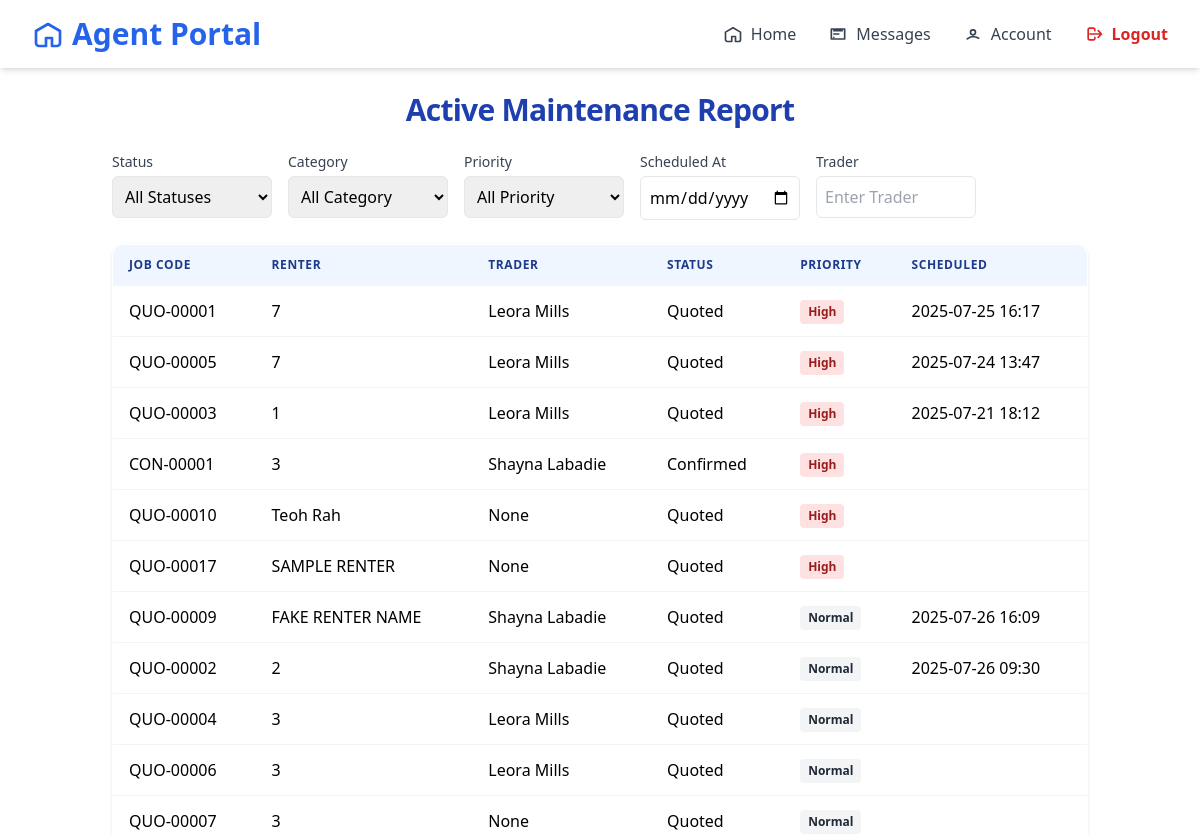
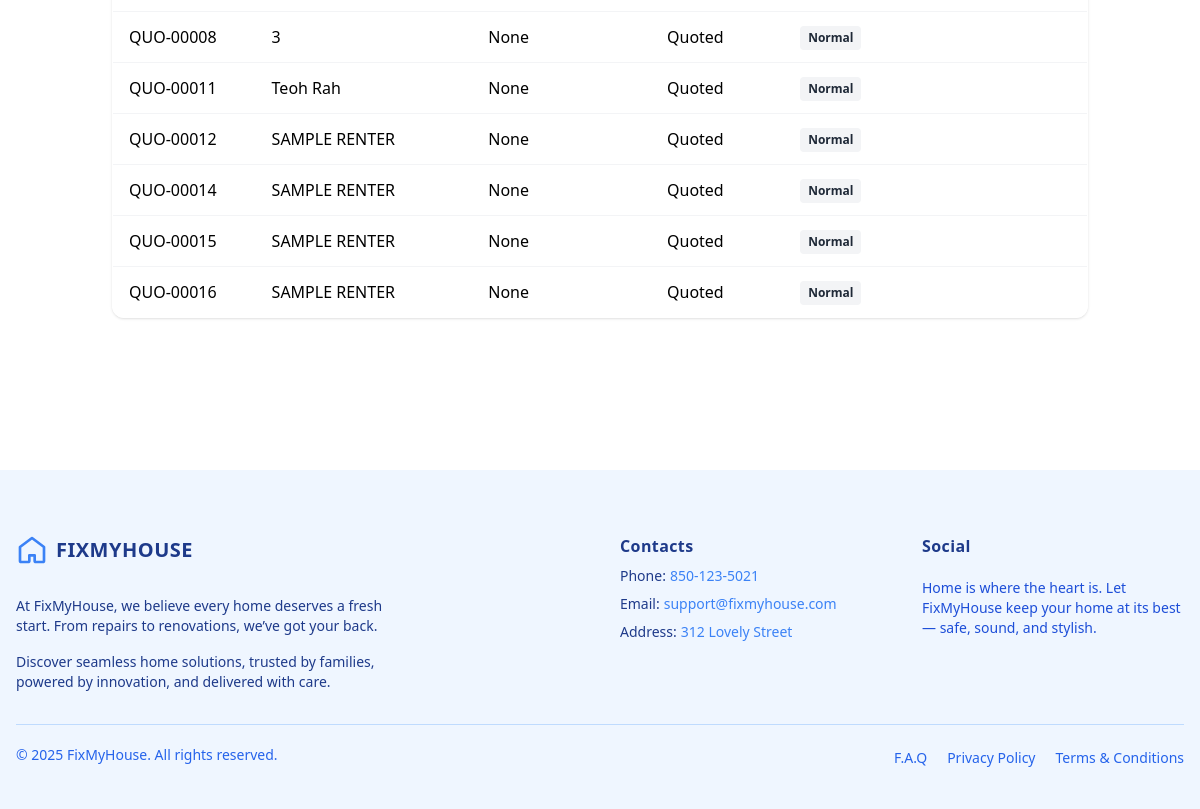
The page /agent/active-jobs/ (signed in) on the database as committed earlier (2 pictures, top to bottom).
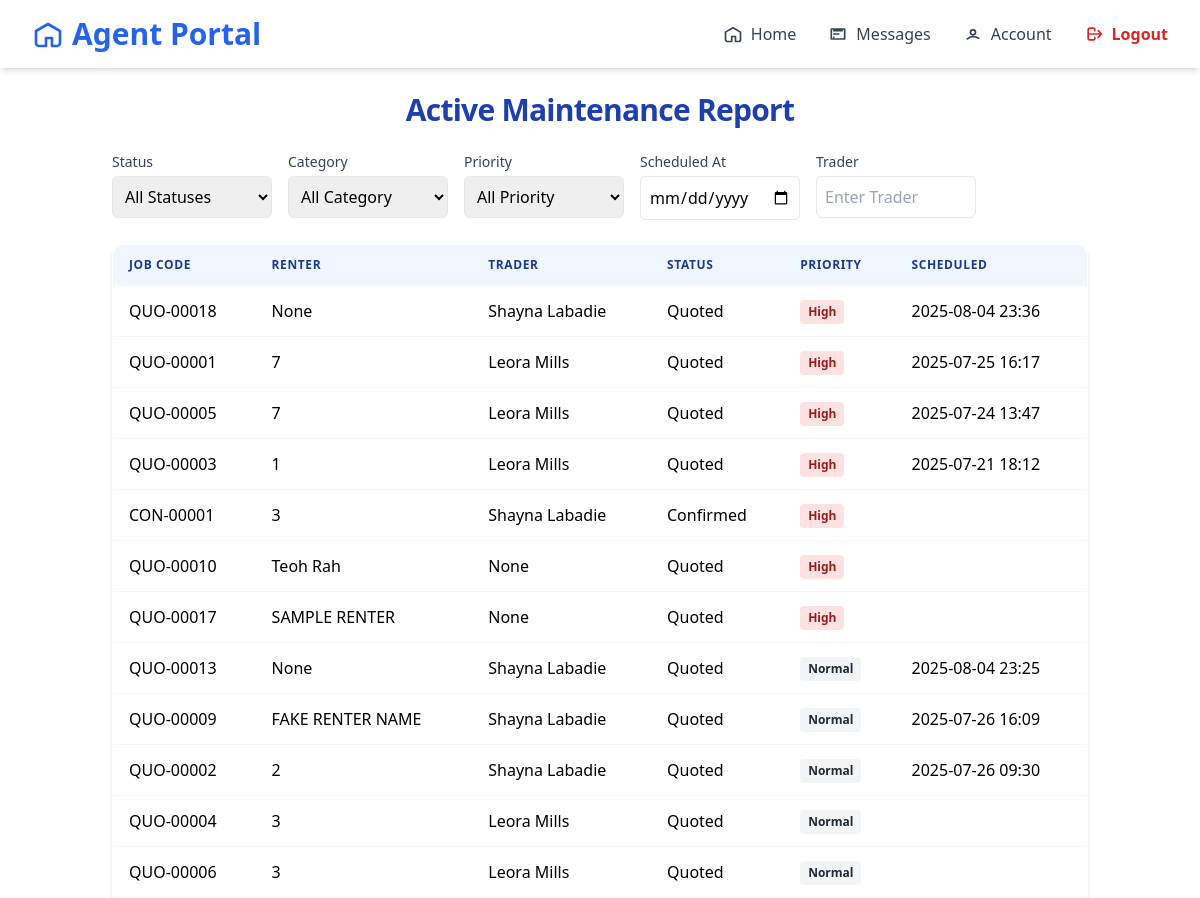
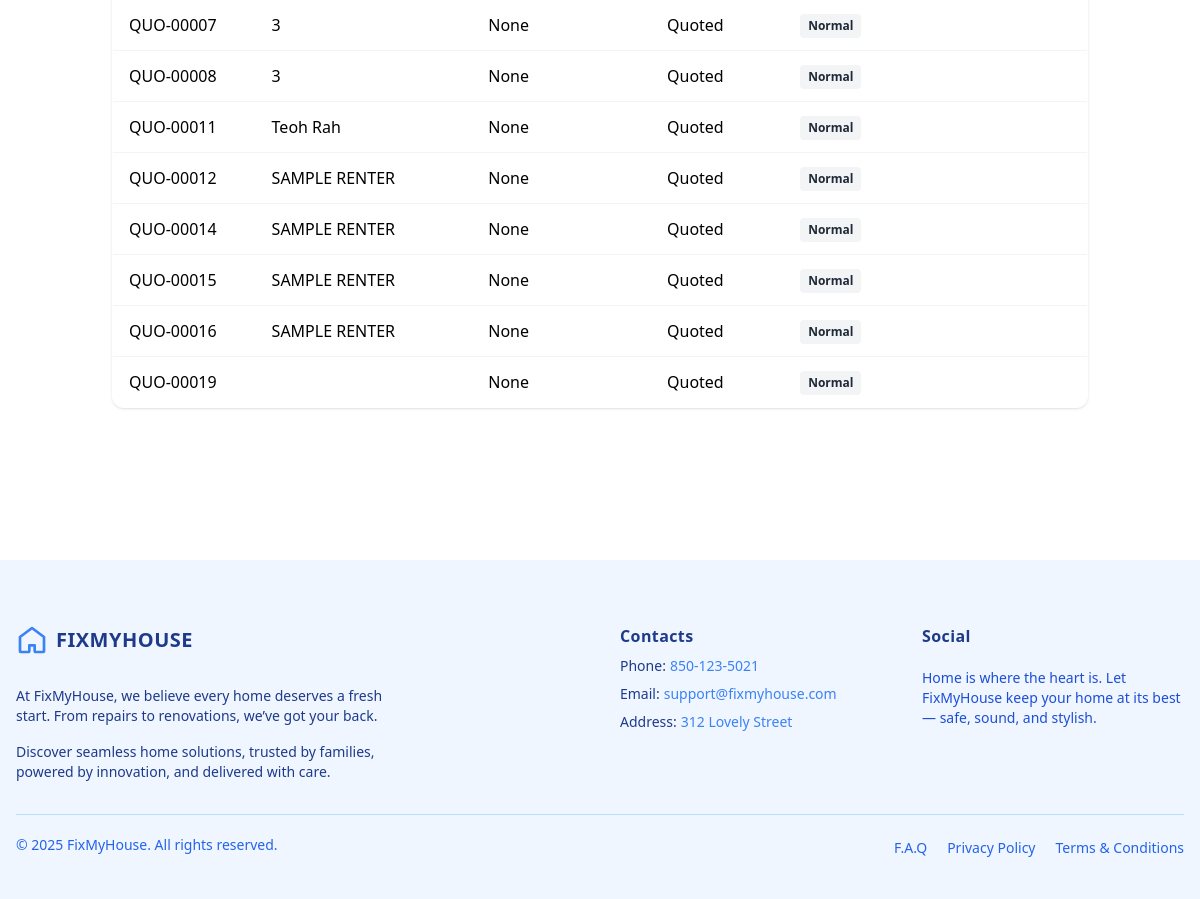
The same page on the database as committed later (2 pictures, top to bottom).
### trader/models/jobs.py (models this page shows, shortened)
class Jobs(models.Model):
    agent = models.ForeignKey(AgentRegister, on_delete=models.CASCADE, related_name='jobs_agent')
    trader = models.ForeignKey(TraderRegistration, on_delete=models.SET_NULL, null=True, blank=True, related_name='jobs_trader')
    property = models.ForeignKey(Property, on_delete=models.SET_NULL, null=True, blank=True, related_name='jobs_property')
    STATUS_CHOICES = [
        ('quoted', 'Quoted'),
        ('confirmed', 'Confirmed'),
        ('approved', 'Approved'),
        ('scheduled', 'Scheduled'),
    ]
    address = models.TextField(blank=True, null=True)
    category = models.ForeignKey(Services, on_delete=models.SET_NULL, null=True, blank=True, related_name='category_services')
    renter = models.CharField(max_length=100, null=True, blank=True)
    priority = models.BooleanField(default=False)  # True = High Priority
    job_code = models.CharField(max_length=20, unique=True)
    notes = models.TextField()
    status = models.CharField(max_length=20, choices=STATUS_CHOICES, default='quoted')
    quoted_at = models.DateTimeField(default=timezone.now)
    confirmed_at = models.DateTimeField(null=True, blank=True)
    approved_at = models.DateTimeField(null=True, blank=True)
    scheduled_at = models.DateTimeField(null=True, blank=True)
    is_active = models.BooleanField(null=True, blank=True, default=True)

### trader/models/registerTrader.py (models this page shows, shortened)
class TraderRegistration(models.Model):
    user = models.OneToOneField(User, on_delete=models.CASCADE, null=True, blank=True)
    name = models.CharField(max_length=255)
    email = models.EmailField()
    phone = models.CharField(max_length=50)
    password = models.CharField(max_length=255, null=True, blank=True)
    COMPANY_TYPE_CHOICES = [
        ('sole_trader', 'Sole Trader'),
        ('company', 'Company'),
    ]
    INDUSTRIES_CHOICES = [
        ('air_conditioning', 'Air Conditioning'),
        ('cleaning', 'Cleaning'),
        ('electrical', 'Electrical'),
        ('gardening', 'Gardening'),
        ('general_merchandise', 'General Merchandise'),
        ('glazing', 'Glazing'),
        ('pest_control', 'Pest Control'),
        ('plumbing-gas', 'Plumbing / Gas'),
        ('tree_cutting', 'Tree Cutting'),
        ('steel_works', 'Steel Works'),
    ]
    company_type = models.CharField(max_length=100, choices=COMPANY_TYPE_CHOICES, default='company')
    company_name = models.CharField(max_length=255, blank=True, null=True)
    company_address = models.CharField(max_length=255, blank=True, null=True)
    company_email = models.EmailField(blank=True, null=True)
    company_landline = models.CharField(max_length=50, blank=True, null=True)
    gst_registered = models.BooleanField(default=False)
    abn = models.CharField(max_length=20, blank=True, null=True)
    industry = models.CharField(max_length=100, choices=INDUSTRIES_CHOICES, blank=True, null=True)
    other_expertise = models.CharField(max_length=100, choices=INDUSTRIES_CHOICES, blank=True, null=True)
    state = models.CharField(max_length=100, blank=True)
    municipality = models.CharField(max_length=100, blank=True)
    city = models.CharField(max_length=100, blank=True)
    address_line_1 = models.CharField(max_length=255, blank=True, null=True)
    address_line_2 = models.CharField(max_length=255, blank=True, null=True)
    postal_code = models.CharField(max_length=20, blank=True)
    def __str__(self):
        return self.name

### agent/views.py (the view)
# urls.py: path('active-jobs/', views.ActiveJobsListView.as_view(), name='active_jobs_list'),
@method_decorator(login_required, name='dispatch')
class ActiveJobsListView(ListView):
    model = Jobs
    template_name = 'components/home/active_jobs_list.html'
    context_object_name = 'jobs'
    def get_queryset(self):
        queryset = super().get_queryset()
        queryset = queryset.filter(is_active=True)
        status = self.request.GET.get('status')
        category = self.request.GET.get('category')
        priority = self.request.GET.get('priority')
        trader = self.request.GET.get('trader')
        scheduled_at = self.request.GET.get('scheduled_at')
        if status:
            queryset = queryset.filter(status=status)
        if category:
            queryset = queryset.filter(category=category)
        if trader:
            queryset = queryset.filter(trader__name__icontains=trader)
        if scheduled_at:
            queryset = queryset.filter(scheduled_at=scheduled_at)
        if priority == 'true':
            queryset = queryset.filter(priority=True)
        elif priority == 'false':
            queryset = queryset.filter(priority=False)
        return queryset.order_by('-priority', '-scheduled_at', '-approved_at', '-confirmed_at')
    def get_context_data(self, **kwargs):
        category = self.request.GET.get('category')
        context = super().get_context_data(**kwargs)
        context['status_options'] = dict(Jobs._meta.get_field('status').choices)
        context['category_options'] = {
            service.id: service.description
            for service in Services.objects.all()
        }
        context['filter_status'] = self.request.GET.get('status', '')
        context['filter_category'] = int(category) if category and category.isdigit() else ''
        context['filter_priority'] = self.request.GET.get('priority', '')
        context['filter_trader'] = self.request.GET.get('trader', '')
        context['filter_scheduled_at'] = self.request.GET.get('scheduled_at', '')
        return context

### agent/templates/components/home/active_jobs_list.html (shortened to what this page needs)
{% extends "baseAgent.html" %}
{% block content %}
{% include 'components/home/navigatorBaseAgent.html' %}
<main class="max-w-5xl mx-auto p-4 sm:p-6 mb-[8rem]">
  <h2 class="text-2xl sm:text-3xl font-bold text-blue-800 mb-6 text-center tracking-tight">Active Maintenance Report</h2>
  <form method="GET" class="mb-6">
    <div class="flex flex-col md:flex-row gap-4">
      <div>
        <label for="status" class="block text-sm font-medium text-gray-700">Status</label>
        <select name="status" id="status" class="mt-1 p-2 border rounded-md w-full md:w-40" onchange="this.form.submit()">
          <option value="">All Statuses</option>
        </select>
      </div>
      <div>
        <label for="category" class="block text-sm font-medium text-gray-700">Category</label>
        <select name="category" id="category" class="mt-1 p-2 border rounded-md w-full md:w-40" onchange="this.form.submit()">
          <option value="">All Category</option>
        </select>
      </div>
      <div>
        <label for="priority" class="block text-sm font-medium text-gray-700">Priority</label>
        <select name="priority" id="priority" class="mt-1 p-2 border rounded-md w-full md:w-40" onchange="this.form.submit()">
          <option value="">All Priority</option>
        </select>
      </div>
      <div>
        <label for="priority" class="block text-sm font-medium text-gray-700">Scheduled At</label>
        <input type="date" name="scheduled_at" id="scheduled_at" class="mt-1 p-2 border rounded-md w-full md:w-40" value="{{ filter_scheduled_at }}" onchange="this.form.submit()">
      </div>
      <div>
        <label for="trader" class="block text-sm font-medium text-gray-700">Trader</label>
        <input type="text" name="trader" id="trader" value="{{ filter_trader }}"
          class="mt-1 p-2 border rounded-md w-full md:w-40"
          placeholder="Enter Trader"
          onchange="this.form.submit()">
      </div>
    </div>
  </form>
  <div class="space-y-4">
  <div class="hidden sm:block overflow-x-auto rounded-xl shadow">
    <table class="min-w-full bg-white border border-gray-200 rounded-xl overflow-hidden">
      <thead class="bg-blue-50">
        <tr>
          <th class="px-4 py-3 text-left text-xs font-semibold text-blue-900 uppercase tracking-wider">Job Code</th>
          <th class="px-4 py-3 text-left text-xs font-semibold text-blue-900 uppercase tracking-wider">Renter</th>
          <th class="px-4 py-3 text-left text-xs font-semibold text-blue-900 uppercase tracking-wider">Trader</th>
          <th class="px-4 py-3 text-left text-xs font-semibold text-blue-900 uppercase tracking-wider">Status</th>
          <th class="px-4 py-3 text-left text-xs font-semibold text-blue-900 uppercase tracking-wider">Priority</th>
          <th class="px-4 py-3 text-left text-xs font-semibold text-blue-900 uppercase tracking-wider">Scheduled</th>
        </tr>
      </thead>
      <tbody>
        {% for job in jobs %}
        <tr class="border-t border-gray-100 hover:bg-blue-50 transition">
          <td class="px-4 py-3 whitespace-nowrap">{{ job.job_code }}</td>
          <td class="px-4 py-3 whitespace-nowrap">{{ job.renter }}</td>
          <td class="px-4 py-3 whitespace-nowrap">{{ job.trader }}</td>
          <td class="px-4 py-3 whitespace-nowrap">{{ job.get_status_display }}</td>
          <td class="px-4 py-3 whitespace-nowrap">
            {% if job.priority %}
              <span class="inline-block px-2 py-1 text-xs font-semibold rounded bg-red-100 text-red-800">High</span>
            {% else %}
              <span class="inline-block px-2 py-1 text-xs font-semibold rounded bg-gray-100 text-gray-800">Normal</span>
            {% endif %}
          </td>
          <td class="px-4 py-3 whitespace-nowrap">{{ job.scheduled_at|date:"Y-m-d H:i" }}</td>
        </tr>
        {% empty %}
        <tr>
          <td colspan="6" class="text-center py-4">No active jobs found.</td>
        </tr>
        {% endfor %}
      </tbody>
    </table>
  </div>
</div>
</main>
{% include 'components/footerAgent.html' %}
{% endblock %}

### agent/templates/baseAgent.html (shortened to what this page needs)
<!DOCTYPE html>
<html lang="en">
<head>
    <script src="https://cdn.tailwindcss.com"></script>
</head>
    <body>
        {% block content %}
        {% endblock %}
    </body>
</html>

### agent/templates/components/home/navigatorBaseAgent.html (shortened to what this page needs)
<nav class="flex justify-between items-center px-8 py-4 bg-white shadow-md sticky top-0 z-50">
    <h1 class="text-3xl font-bold text-blue-600 flex items-center gap-2">
        <svg xmlns="http://www.w3.org/2000/svg" class="h-8 w-8 text-blue-600" fill="none" viewBox="0 0 24 24" stroke="currentColor">
            <path stroke-linecap="round" stroke-linejoin="round" stroke-width="2" d="M3 9.75L12 4.5l9 5.25v9a2.25 2.25 0 01-2.25 2.25h-3.75V15h-4.5v6H5.25A2.25 2.25 0 013 18.75v-9z" />
        </svg>
        <span>Agent Portal</span>
    </h1>
    <div id="menu" class="hidden md:flex flex-col md:flex-row md:items-center absolute md:static top-16 left-0 w-full md:w-auto bg-white md:bg-transparent p-4 md:p-0 shadow md:shadow-none z-50 space-y-4 md:space-y-0 md:space-x-8">
        <a href="{% url 'home_agent' %}" class="flex items-center text-gray-700 hover:text-blue-600 transition gap-2">
            <svg xmlns="http://www.w3.org/2000/svg" class="h-5 w-5" fill="none" viewBox="0 0 24 24" stroke="currentColor">
                <path stroke-linecap="round" stroke-linejoin="round" stroke-width="2" d="M3 9.75L12 4.5l9 5.25v9a2.25 2.25 0 01-2.25 2.25h-3.75V15h-4.5v6H5.25A2.25 2.25 0 013 18.75v-9z" />
            </svg>
            <span>Home</span>
        </a>
        <a href="#" class="flex items-center text-gray-700 hover:text-blue-600 transition gap-2">
            <svg xmlns="http://www.w3.org/2000/svg" class="h-5 w-5" fill="none" viewBox="0 0 24 24" stroke="currentColor">
                <path stroke-linecap="round" stroke-linejoin="round" stroke-width="2" d="M7 8h10M7 12h6m-6 4h.01M4 6h16v12H4z" />
            </svg>
            <span>Messages</span>
        </a>
        <a href="{% url 'profile_agent' %}" class="flex items-center text-gray-700 hover:text-blue-600 transition gap-2">
            <svg xmlns="http://www.w3.org/2000/svg" class="h-5 w-5" fill="none" viewBox="0 0 24 24" stroke="currentColor">
                <path stroke-linecap="round" stroke-linejoin="round" stroke-width="2" d="M5.121 17.804A11.963 11.963 0 0112 15c2.45 0 4.71.748 6.879 2.026M15 10a3 3 0 11-6 0 3 3 0 016 0z" />
            </svg>
            <span>Account</span>
        </a>
        <form id="logout-form" method="POST" action="{% url 'logout_agent' %}">
            <button type="submit" class="flex items-center text-red-600 font-bold hover:text-red-800 transition">
                <svg xmlns="http://www.w3.org/2000/svg" class="h-5 w-5 mr-2" fill="none" viewBox="0 0 24 24" stroke="currentColor">
                    <path stroke-linecap="round" stroke-linejoin="round" stroke-width="2" d="M17 16l4-4m0 0l-4-4m4 4H7m6 4v1a2 2 0 01-2 2H7a2 2 0 01-2-2V7a2 2 0 012-2h4a2 2 0 012 2v1" />
                </svg>
                Logout
            </button>
        </form>
    </div>
</nav>

### agent/templates/components/footerAgent.html (shortened to what this page needs)
<div class="w-full px-4 pt-16 bg-blue-50">
  <div class="grid gap-10 row-gap-6 mb-8 sm:grid-cols-2 lg:grid-cols-4 max-w-screen-xl mx-auto">
    <div class="sm:col-span-2">
      <a href="/" aria-label="Go home" title="FixMyHouse" class="inline-flex items-center">
        <svg class="w-8 text-blue-500" fill="none" stroke="currentColor" stroke-width="2" viewBox="0 0 24 24" stroke-linecap="round" stroke-linejoin="round">
          <path d="M3 9.75L12 3l9 6.75V20a1 1 0 0 1-1 1h-5a1 1 0 0 1-1-1v-4H10v4a1 1 0 0 1-1 1H4a1 1 0 0 1-1-1V9.75z"></path>
        </svg>
        <span class="ml-2 text-xl font-bold tracking-wide text-blue-900 uppercase">FixMyHouse</span>
      </a>
      <div class="mt-6 lg:max-w-sm">
        <p class="text-sm text-blue-900">
          At FixMyHouse, we believe every home deserves a fresh start. From repairs to renovations, we’ve got your back.
        </p>
        <p class="mt-4 text-sm text-blue-900">
          Discover seamless home solutions, trusted by families, powered by innovation, and delivered with care.
        </p>
      </div>
    </div>
    <div class="space-y-2 text-sm">
      <p class="text-base font-bold tracking-wide text-blue-900">Contacts</p>
      <div class="flex">
        <p class="mr-1 text-blue-900">Phone:</p>
        <a href="tel:850-123-5021" aria-label="Our phone" title="Our phone" class="transition-colors duration-300 text-blue-500 hover:text-blue-700">850-123-5021</a>
      </div>
      <div class="flex">
        <p class="mr-1 text-blue-900">Email:</p>
        <a href="mailto:support@fixmyhouse.com" aria-label="Our email" title="Our email" class="transition-colors duration-300 text-blue-500 hover:text-blue-700">support@fixmyhouse.com</a>
      </div>
      <div class="flex">
        <p class="mr-1 text-blue-900">Address:</p>
        <a href="https://www.google.com/maps" target="_blank" rel="noopener noreferrer" aria-label="Our address" title="Our address" class="transition-colors duration-300 text-blue-500 hover:text-blue-700">
          312 Lovely Street
        </a>
      </div>
    </div>
    <div>
      <span class="text-base font-bold tracking-wide text-blue-900">Social</span>
      <p class="mt-4 text-sm text-blue-700">
        Home is where the heart is. Let FixMyHouse keep your home at its best — safe, sound, and stylish.
      </p>
    </div>
  </div>
  <div class="flex flex-col-reverse justify-between pt-5 pb-10 border-t lg:flex-row border-blue-200 max-w-screen-xl mx-auto">
    <p class="text-sm text-blue-600">
      © 2025 FixMyHouse. All rights reserved.
    </p>
    <ul class="flex flex-col mb-3 space-y-2 lg:mb-0 sm:space-y-0 sm:space-x-5 sm:flex-row">
      <li>
        <a href="/" class="text-sm text-blue-600 transition-colors duration-300 hover:text-blue-700">F.A.Q</a>
      </li>
      <li>
        <a href="/" class="text-sm text-blue-600 transition-colors duration-300 hover:text-blue-700">Privacy Policy</a>
      </li>
      <li>
        <a href="/" class="text-sm text-blue-600 transition-colors duration-300 hover:text-blue-700">Terms &amp; Conditions</a>
      </li>
    </ul>
  </div>
</div>

Rows that differ between the two databases and show on the page:
added Jobs: job_code "QUO-00018", renter "None", trader "Shayna Labadie", status "Quoted", priority "High", scheduled_at "2025-08-04 23:36"
added Jobs: job_code "QUO-00013", renter "None", trader "Shayna Labadie", status "Quoted", priority "Normal", scheduled_at "2025-08-04 23:25"
added Jobs: job_code "QUO-00019", trader "None", status "Quoted", priority "Normal"
